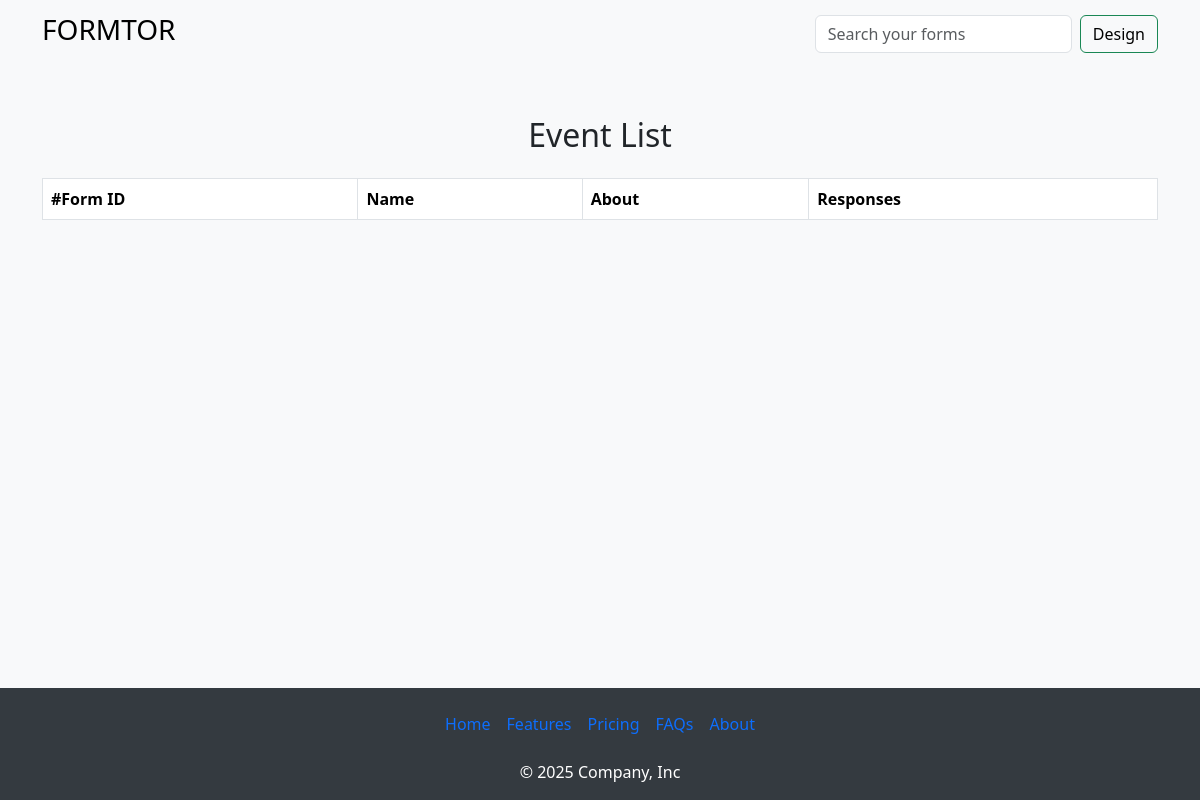
The page /responses/60 (signed in) on the database as committed earlier.
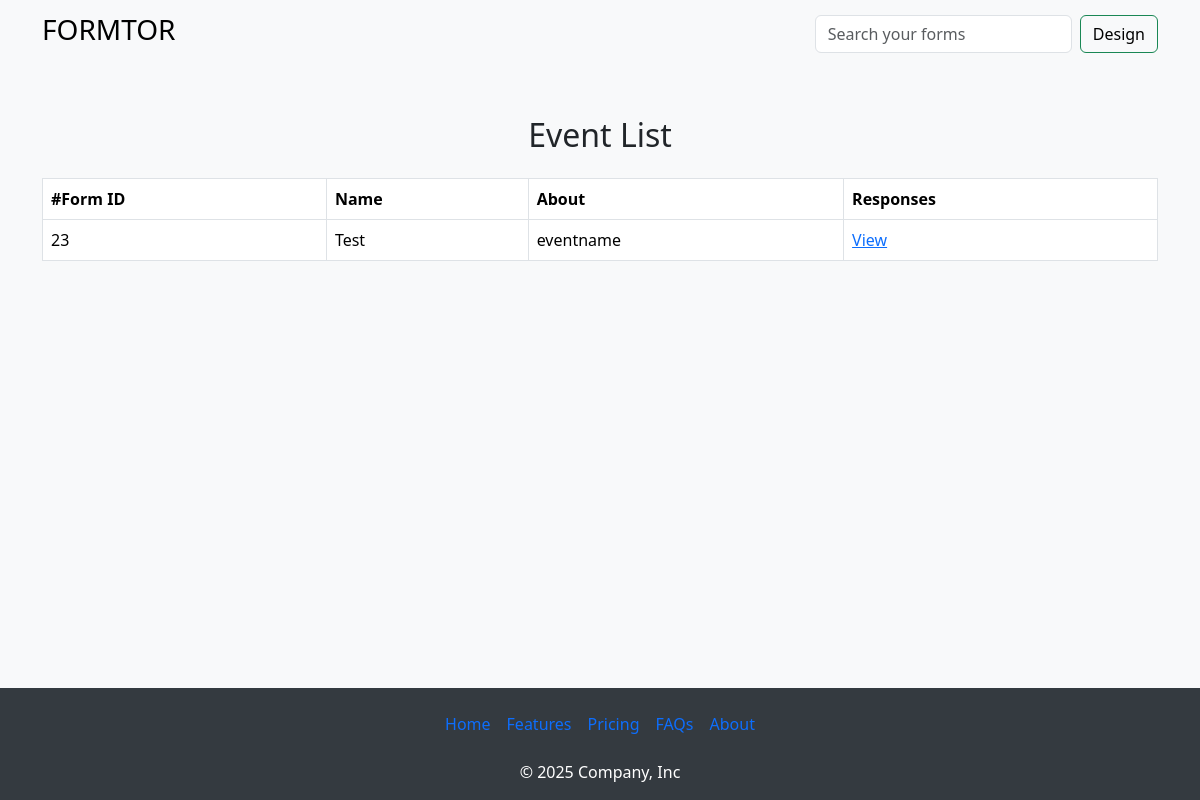
The same page on the database as committed later.
### app/models.py (models this page shows)
class Answers(models.Model):
    user=models.ForeignKey(CustomUser, on_delete=models.CASCADE,null=True,name="user")
    answer=models.JSONField()
    username=models.CharField(max_length=122)
    event=models.ForeignKey(FormInfo, name="event", on_delete=models.CASCADE,null=True)

class FormInfo(models.Model):
    eventname = models.CharField(max_length=122)
    eventorganizer = models.CharField(max_length=122)
    eventday = models.CharField(max_length=122)
    eventdate = models.CharField(max_length=122)
    eventtime = models.CharField(max_length=122)
    eventabout = models.TextField(max_length=1000)
    user = models.ForeignKey(CustomUser, on_delete=models.CASCADE, null=True)
    detect=models.BooleanField(default=False)

### app/views.py (the view)
# urls.py: path("responses/<int:id>",views.Responses,name="responses"),
@login_required
def  Responses(request,id):
    var=FormInfo.objects.get(pk=id)
    if var.user!=request.user:
        return HttpResponse("No responses")
    else:
        return render(request,"responses.html",{'responses':Answers.objects.filter(event=id).filter(event=id)})

### templates/responses.html
{% extends "app.html" %}
     {% block content %}
     <main class="container my-5">
        <h2 class="text-center mb-4">Event List</h2>
        <div class="table-responsive">
            <table class="table table-bordered table-hover align-middle">
                <thead>
                    <tr>
                        <th>#Form ID</th>
                        <th>Name</th>
                        <th>About</th>
                        <th>Responses</th>
                    </tr>
                </thead>
                <tbody>
                    <tr>
                        {% for i in responses %}
                        <td>{{ i.id }}</td>
                        <td>{{ i.username }}</td>
                        <td>{{ i.event.eventname }}</td>
                        <td><a href="/answer/{{i.id}}">View</a></td>
                    </tr>
                    {% endfor %}
                </tbody>
            </table>
        </div>
    </main>
{% endblock %}

Rows that differ between the two databases and show on the page:
added Answers: id "23", username "Test", event.eventname "eventname"
